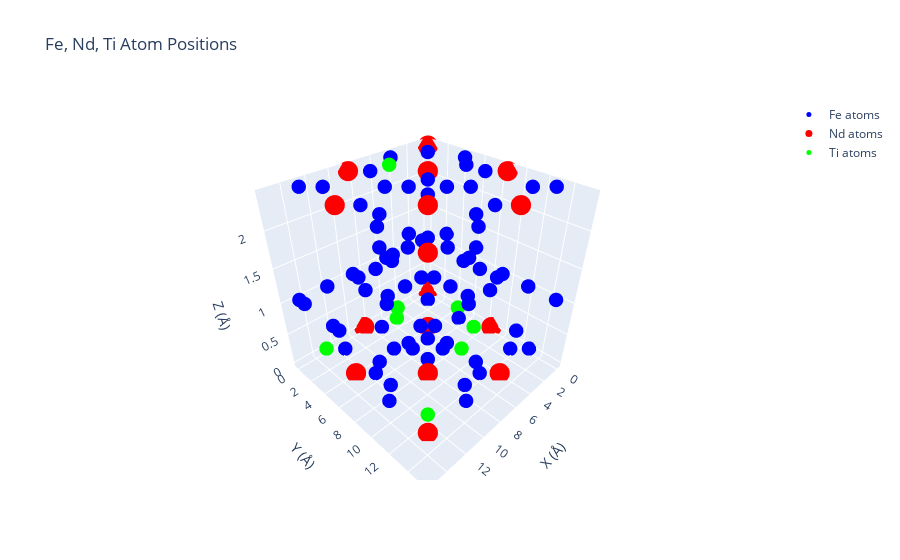
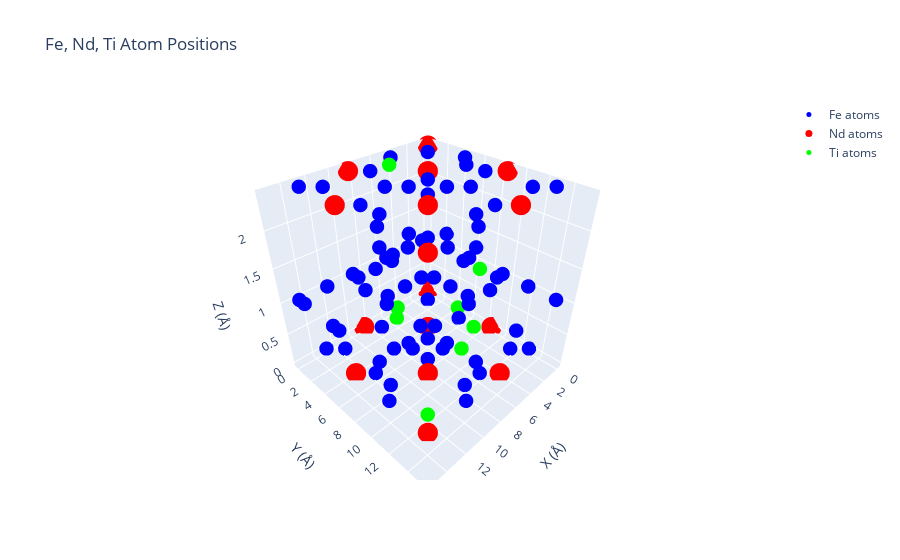

The cell these charts' notebook holds for them, in order:
### Code cell
s = Supercell_2x2x1(MorseParameterDatabase())
s.graph()
print(s.calculate_total_energy(None, None, None))
#print(s.calculate_total_energy_debug(None, None, None))
#s.swap_ti_position(s.atoms[0], s.atoms[8])
print(s.calculate_total_energy(s.atoms[0], s.atoms[8], s.calculate_total_energy(None, None, None)))
s.graph()
